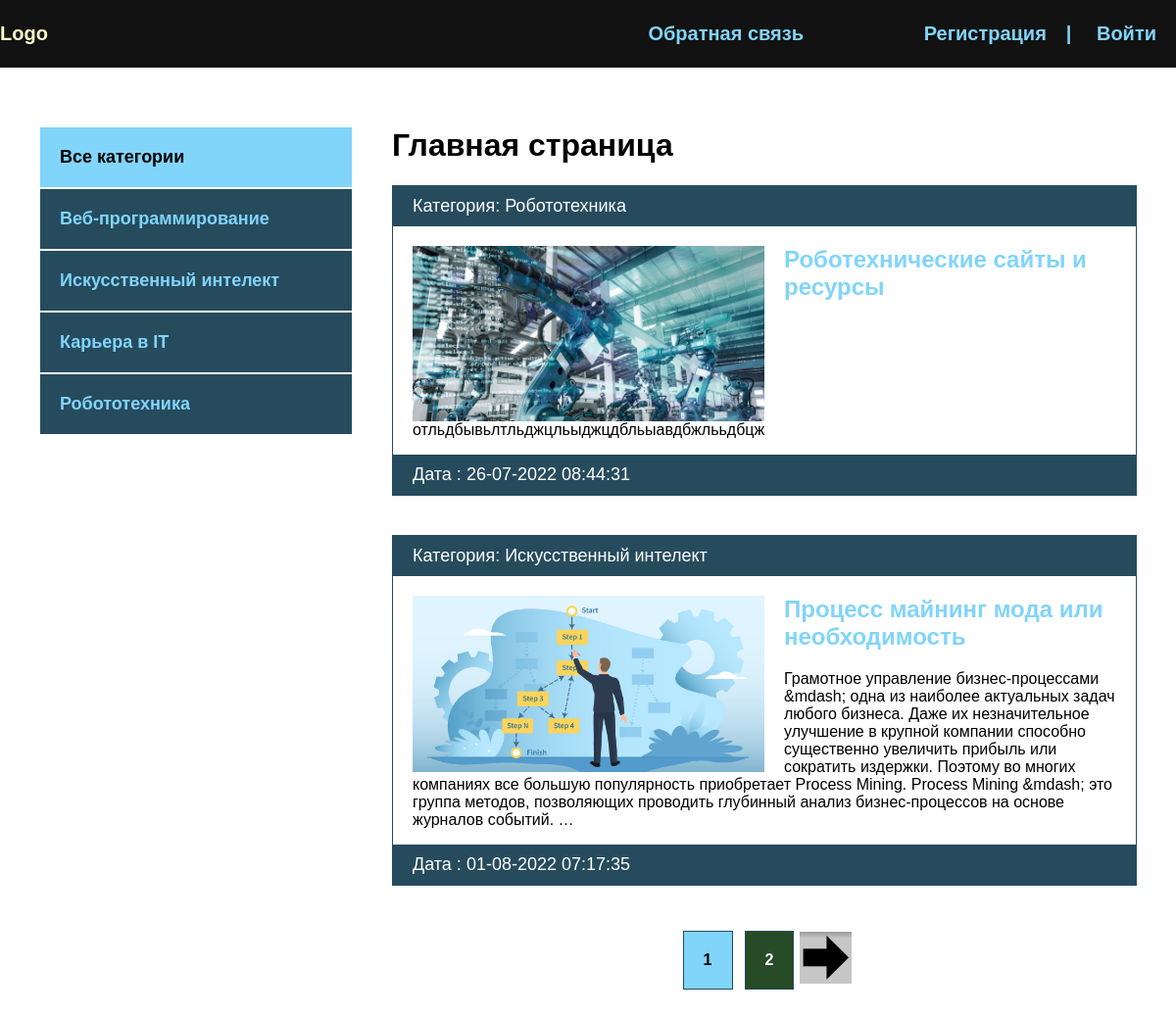
The page / on the database its author committed.
### blog/models.py (models this page shows, shortened)
class Category(models.Model):
    name = models.CharField(max_length=100, db_index=True, verbose_name='Категория')
    slug = models.SlugField(max_length=100, db_index=True, unique=True, verbose_name='URL')
    def __str__(self):
        return self.name
    def get_absolut_url(self):
        return reverse('category', kwargs={'cat_slug': self.slug})
    class Meta:
        verbose_name = 'Категория'
        verbose_name_plural = 'Категории'

class Blog(models.Model):
    title = models.CharField(max_length=255, verbose_name='Название')
    slug = models.SlugField(max_length=255, unique=True, db_index=True, verbose_name='URL')
    content = models.TextField(blank=True, verbose_name='Контент')
    photo = models.ImageField(upload_to='photos/%Y/%m/%d', blank=True, verbose_name='Фото')
    time_completed = models.DateTimeField(auto_now_add=True, verbose_name='Дата опубликации')
    time_update = models.DateTimeField(auto_now=True, verbose_name='Дата обновления')
    is_published = models.BooleanField(default=True, verbose_name='Опубликовано')
    cat = models.ForeignKey('Category', on_delete=models.PROTECT, verbose_name='Категория')
    def get_absolut_url(self):
        return reverse('post', kwargs={'post_slug': self.slug})
    class Meta:
        verbose_name = 'Новость'
        verbose_name_plural = 'Новости'
        ordering = ['-time_completed']

### blog/views.py (the view)
# urls.py: path('', BlogHome.as_view(), name="index"),
class BlogHome(DataMixin, ListView):
    model = Blog
    template_name = 'blog/index.html'
    context_object_name = 'posts'
    def get_context_data(self, *, object_list=None, **kwargs):
        context = super().get_context_data(**kwargs)
        c_def = self.get_user_context(title='Главная страница')
        return dict(list(context.items())+list(c_def.items()))
    def get_queryset(self):
        return Blog.objects.filter(is_published=True).select_related('cat')

### blog/templatetags/blog_tags.py (called while the page is built)
@register.inclusion_tag('blog/list_categories.html')
def show_categories(sort=None, cat_selected=0):
    if not sort:
        cats = Category.objects.all()
    else:
        cats = Category.objects.order_by(sort)
    return {'cats': cats, 'cat_selected': cat_selected}

### blog/utils.py (called while the page is built)
    def get_user_context(self, **kwargs):
        context = kwargs
        cats = Category.objects.annotate((Count('blog')))
        user_menu = menu.copy()
        if not self.request.user.is_authenticated:
            user_menu.pop(0)
        context['menu'] = user_menu
        context['cats'] = cats
        if 'cat_selected' not in context:
            context['cat_selected'] = 0
        return context

### blog/templates/blog/index.html
{% extends 'blog/base.html' %}
{% load static %}
{% block content %}
<h1>{{ title }}</h1>
<ul>
    {% for p in posts %}
    <li>
        <p class="first">Категория: {{ p.cat }}</p>
        <div class="text">
            {% if p.photo %}
            <img src="{{ p.photo.url }}" alt="" class="image">
            {% else %}
            <img src="{% static 'blog/default.jpg' %}" class="image" alt="">
            {% endif %}
        <h2><a href="{{ p.get_absolut_url }}">{{ p.title }}</a></h2>
        <p>{{ p.content|striptags|truncatewords:50 }}</p>
        </div>
        <p class="date">Дата : {{ p.time_update|date:'d-m-Y H:i:s' }}</p>
    </li>
    {% endfor %}
</ul>
{% endblock %}

### blog/templates/blog/base.html (shortened to what this page needs)
{% load static %}
{% load blog_tags %}
<!DOCTYPE html>
<html lang="en">
<head>
    <link rel="stylesheet" href="{% static 'css/style2.css' %}">
</head>
<body>
    <div class="header">
        <div class="wrap">
            <ul class="meinmenu">
                <li class="logo">
                    <a href="{% url 'index' %}">
                        <div class="logo">
                            Logo
                        </div>
                    </a>
                </li>
                {% for m in menu %}
                <li class="last">
                    <a href="{% url m.url_name %}">
                        {{ m.title }}
                    </a>
                </li>
                {% endfor %}
                {% if request.user.is_authenticated %}
                    <li class="last">{{ user.username }}| <a href="{% url 'logout' %}">Выйти</a></li>
                {% else %}
                    <li class="last"><a href="{% url 'register' %}">Регистрация</a>| <a href="{% url 'login' %}">
                        Войти</a></li>
                {% endif %}
            </ul>
        </div>
    </div>
    <div class="content">
        <div class="wrap">
            <div class="sidebar">
                <ul>
                    {% if cat_selected == 0 %}
                    <li class="selected">Все категории</li>
                    {% else %}
                    <li><a href="{% url 'index' %}">Все категории</a></li>
                    {% endif%}
                    {% for c in cats %}
                        {% if c.blog__count > 0 %}
                            {% if c.pk == cat_selected %}
                                <li class="selected">{{ c.name }}</li>
                            {% else %}
                                <li><a href="{{ c.get_absolut_url }}">{{ c.name }}</a></li>
                            {% endif %}
                        {% endif %}
                    {% endfor %}
                </ul>
            </div>
            <div class="main">
                {% block content %}
                {% endblock %}
                {% if page_obj.has_other_pages %}
                <div>
                    <ul class="list-pages">
                        {% for p in paginator.page_range %}
                            {% if page_obj.number == p %}
                                <li class="page-num page-num-selected">{{ p }}</li>
                            {% elif p >= page_obj.number|add:-2 and p <= page_obj.number|add:2 %}
                                <li class="page-num">
                                    <a href="?page={{ p }}">{{ p }}</a>
                                </li>
                            {% endif %}
                        {% endfor %}
                        {% if page_obj.has_next %}
                        <li class="strel">
                                <a href="?page={{ page_obj.next_page_number }}">
                                    <img src="{% static 'blog/Strelka.jpg' %}">
                                </a>
                        </li>
                        {% endif %}
                    </ul>
                </div>
                {% endif %}
            </div>
        </div>
    </div>
</body>
</html>

### blog/static/css/style2.css (style rules this page uses)
body { margin: 0; padding: 0; background-color: #264b5d; font-family: Verdana, Geneva, Tahoma, sans-serif; }
.wrap { max-width: 1200px; margin: 0 auto; }
.content .wrap { background-color: #FFF; padding: 40px; box-sizing: border-box; display: flex; }
ul { list-style-type: none; margin: 0; padding: 0; }
a { color: #81d4fa; text-decoration: none; padding: 20px; }
.header { background-color: #121212; }
.meinmenu { display: flex; align-items: center; font-size: 20px; font-weight: bold; justify-content: space-between; }
.logo { flex-basis: 40%; }
.last { flex-basis: 30%; text-align: right; color: #81d4fa; }
.sidebar ul { width: 320px; margin-right: 40px; margin-top: 20px; }
.sidebar a { padding: 20px; background: #264b5d; display: block; border: 1px solid white; font-weight: bold; font-size: 18px; }
.selected { font-size: 18px; padding: 20px; border: 1px solid white; font-weight: bold; background: #81d4fa; }
.main li { border: 1px solid #264b5d; margin-bottom: 40px; }
.image { max-width: 50%; float: left; margin-right: 20px; }
.first, .date { padding: 10px 20px; background: #264b5d; font-size: 18px; color: white; margin: 0; }
.text { padding: 20px 20px 0px; }
.text h2 { margin-top: 0; }
.text a { padding-left: 0; }
.list-pages { display: flex; justify-content: center; }
.page-num-selected { background: #81d4fa; padding: 20px; }
.list-pages a { background: #264b26; padding: 20px; display: block; color: white; }
.page-num { margin: 6px; font-weight: bold; }
.last a { display: inline; }
.strel img { width: 53px; background: #FFF; display: block; }
.strel a { background: none; padding: 0px; }
.strel { margin-top: 7px; }
.main .strel { border: none; }

### rows shown on the page
Category: name "Веб-программирование"
Category: name "Искусственный интелект"
Category: name "Карьера в IT"
Category: name "Робототехника"
Blog: cat "Робототехника", title "Роботехнические сайты и ресурсы", content "отльдбывьлтльджцльыджцдбльыавдбжлььдбцж", time_update "26-07-2022 08:44:31"
Blog: cat "Искусственный интелект", photo (picture), title "Процесс майнинг мода или необходимость", content "Грамотное управление бизнес-процессами &mdash; одна из наиболее актуальных задач любого бизнеса. Даже их незначительное улучшение в крупной компании способно существенно увеличить прибыль или сократить издержки. Поэтому во многих компаниях все большую популярность приобретает Process Mining. Process Mining &mdash; это группа методов, позволяющих проводить глубинный анализ бизнес-процессов на основе журналов событий. …", time_update "01-08-2022 07:17:35"

### other values the page prints
{{ m.title }} "Обратная связь"
{{ title }} "Главная страница"
{{ p }} "1"
{{ p }} "2"
